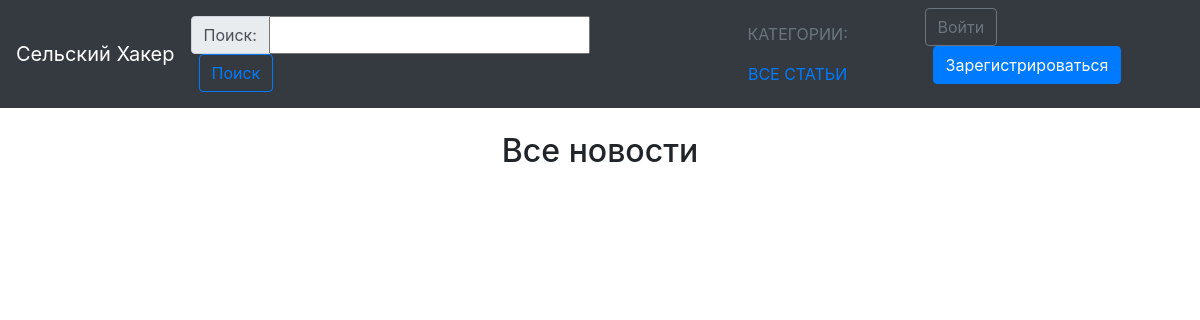
/articles/, run on an earlier commit of the app's database.
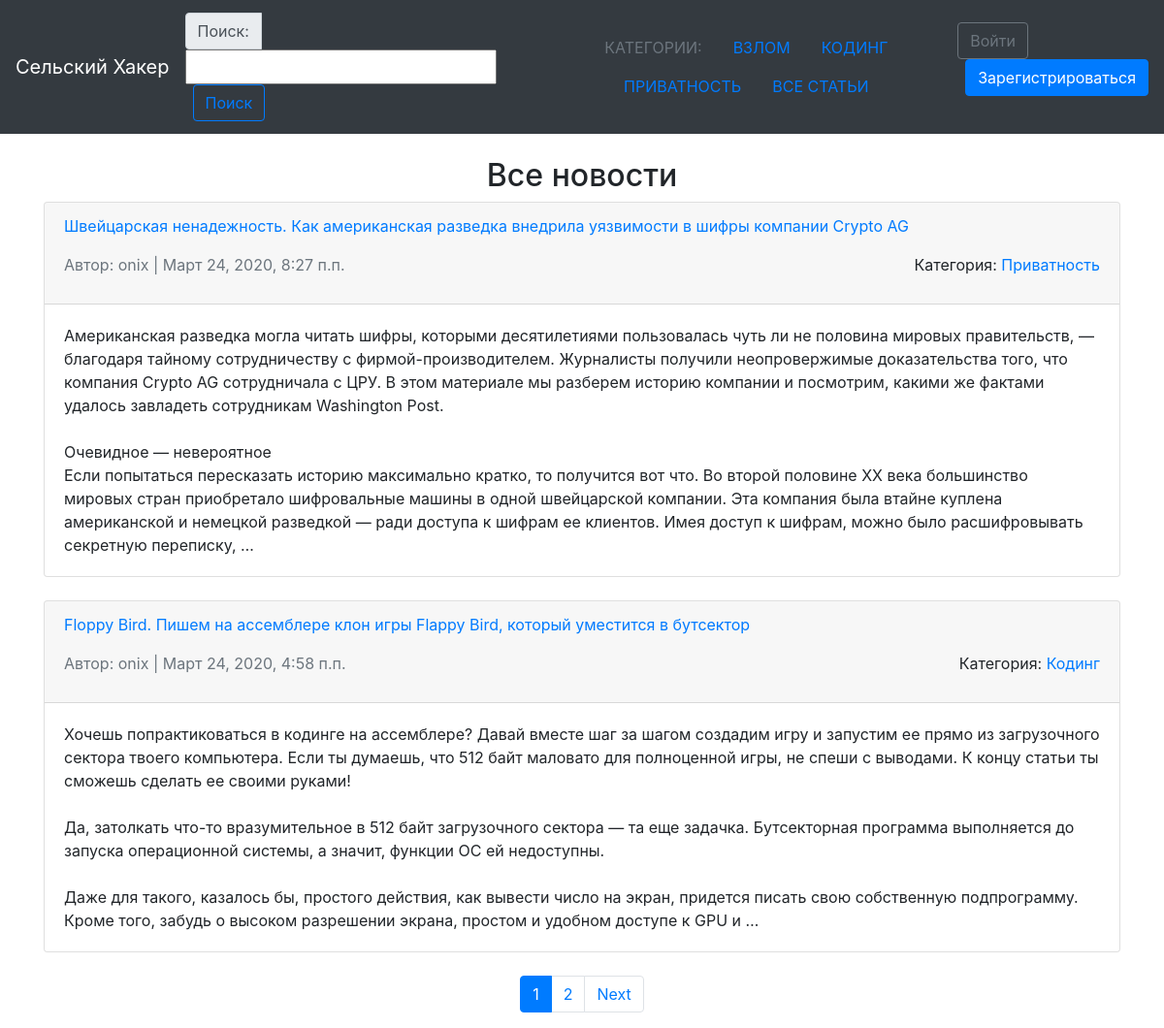
And on a later commit of the database.
### articles/models.py (models this page shows, shortened)
class Category(models.Model):
	name = models.CharField(max_length=30, db_index=True, verbose_name='Название')
	class Meta:
		verbose_name = 'Категория'
		verbose_name_plural = 'Категории'

class Article(models.Model):
	title = models.CharField(max_length=250, verbose_name='Заголовок')
	body = models.TextField(verbose_name='Текст статьи')
	date = models.DateTimeField(auto_now_add=True)
	category = models.ForeignKey('Category', null=True, on_delete=models.PROTECT, verbose_name='Категория')
	author = models.ForeignKey(get_user_model(), on_delete=models.CASCADE, verbose_name='Автор')
	class Meta:
		ordering = ['-date']
		verbose_name = 'Статья'
		verbose_name_plural = 'Статьи'
	def get_body_short(self):
		return self.body if len(self.body)<100 else self.body[:100]+'...'
	get_body_short.short_description="Текст статьи"

### users/models.py (models this page shows)
class CustomUser(AbstractUser):
	age = models.PositiveIntegerField(null=True, blank=True)

### articles/views.py (the view)
# urls.py: path('', ArticleListView.as_view(), name='article_list'),
class ArticleListView(ListView):
	model = Article
	template_name = 'article_list.html'
	context_object_name = 'articles'
	paginate_by = 2

### articles/context_processors.py (called while the page is built)
def categories_and_search(request):
    return {'categories': Category.objects.only('name'),
            'search_form': SearchForm}

### articles/templatetags/filtersandtags.py (called while the page is built)
@register.inclusion_tag('tags/categories_list.html')
def categories_list(categories):
	return {'categories': categories}

### templates/article_list.html (shortened to what this page needs)
{% extends 'base.html' %}
{% block content %}
	<center><h2>Все новости</h2></center>
	{% for article in articles %}
	<div class="card">
		<div class="card-header">
			<p><span class="font-weight"><a href="{% url 'article_detail' article.pk %}">{{ article.title|truncatewords:20 }}</a></span></p>
			<p><span class="text-muted">Автор: {{ article.author }} | {{ article.date }}</span>
			<span class="float-right">Категория: <a href="{% url 'category_detail' article.category.pk %}">{{ article.category.name }}</a>
		</div>
		<div class="card-body">
			{{ article.body|linebreaksbr|truncatewords:100 }}
		</div>
	</div>
	<br>
	{% endfor %}
	{% if is_paginated %}
	<div class="d-flex justify-content-center">
		<nav aria-label="...">
			<ul class="pagination">
				{% for n in page_obj.paginator.page_range %}
					{% if page_obj.number == n %}
						<li class="page-item active" aria-current="page">
							<a class="page-link" href="?page={{ n }}">{{ n }}<span class="sr-only">(current)</span></a>
						</li>
					{% elif n > page_obj.number|add:-3 and n < page_obj.number|add:3 %}
						<li class="page-item">
							<a class="page-link" href="?page={{ n }}">{{ n }}</a>
						</li>
					{% endif %}
				{% endfor %}
				{% if page_obj.has_next %}
					<li class="page-item">
						<a class="page-link" href="?page={{ page_obj.next_page_number }}">Next</a>
					</li>
				{% endif %}
			</ul>
		</nav>
	</div>
	{% endif %}
{% endblock content %}

### templates/base.html (shortened to what this page needs)
{% load bootstrap4 %}
{% bootstrap_css %}
{% load filtersandtags %}
{% load cache %}
<!DOCTYPE html>
<html>
<head>
</head>
<body>
	<nav class="navbar navbar-expand-md navbar-dark bg-dark mb-4">
		<a class="navbar-brand" href="{% url 'home' %}">Сельский Хакер</a>
		<form class="form-inline navbar-brand mb-0" action="{% url 'search' %}" method="get">
			<div class="input-group">
				<div class="input-group-prepend">
					<label class="input-group-text">Поиск:</label>
				</div>
				{{ search_form.keyword }}
				<button class="btn btn-outline-primary ml-2" type="submit">Поиск</button>
			</div>
		</form>
		{% cache 3600 category_list %}
		{% categories_list categories %}
		{% endcache %}
		<div class="collapse navbar-collapse" id="navbarCollapse">
			{% if user.is_authenticated %}
			<ul class="navbar-nav ml-auto">
				<li class="nav-item">
					<a class="nav-link dropdown-toggle" href="#" id="userMenu" data-toggle="dropdown" aria-haspopup="true" aria-expanded="false">{{ user.username }}</a>
					<div class="dropdown-menu dropdown-menu-right" aria-labelledby="userMenu">
						<a class="dropdown-item" href="{% url 'password_change'%}">Изменить пароль</a>
						<div class="dropdown-divider"></div>
						<a class="dropdown-item" href="{% url 'logout' %}">Выйти</a>
					</div>
				</li>
			</ul>
			{% else %}
			<form class="form-inline ml-auto">
				<a href="{% url 'login' %}" class="btn btn-outline-secondary">Войти</a>
				<a href="{% url 'signup' %}" class="btn btn-primary ml-2">Зарегистрироваться</a>
			</form>
			{% endif %}
		</div>
	</nav>
	<div class="container">
		{% block content %}
		{% endblock content %}
	</div>
</body>
</html>

### templates/tags/categories_list.html
<ul class="nav justify-content-center">
	<li class="nav-item">
		<a class="nav-link disabled text-uppercase" href="#" tabindex="-1" aria-disabled="true">Категории:</a>
	</li>
	{% for category in categories %}
	<li class="nav-item text-uppercase">
		<a class="nav-link active" href="{% url 'category_detail' category.pk %}">{{ category.name }}</a>
	</li>
	{% endfor %}
	<li class="nav-item text-uppercase">
		<a class="nav-link active" href="{% url 'article_list' %}">Все Статьи</a>
	</li>
</ul>

What changed in the data, as far as the page shows it:
added Category: name "ВЗЛОМ"
added Category: name "КОДИНГ"
added Category: name "ПРИВАТНОСТЬ"
added Article: title "Швейцарская ненадежность. Как американская разведка внедрила уязвимости в шифры компании Crypto AG", author "onix", date "Март 24, 2020, 8:27 п.п.", category.name "Приватность", body "Американская разведка могла читать шифры, которыми десятилетиями пользовалась чуть ли не половина мировых правительств, — благодаря тайному сотрудничеству с фирмой-производителем. Журналисты получили неопровержимые доказательства того, что компания Crypto AG сотрудничала с ЦРУ. В этом материале мы разберем историю компании и посмотрим, какими же фактами удалось завладеть сотрудникам Washington Post. Очевидное — невероятное Если попытаться пересказать историю максимально кратко, то получится вот что. Во второй половине ХХ века большинство мировых стран приобретало шифровальные машины в одной швейцарской компании. Эта компания была втайне куплена американской и немецкой разведкой — ради…"
added Article: title "Floppy Bird. Пишем на ассемблере клон игры Flappy Bird, который уместится в бутсектор", author "onix", date "Март 24, 2020, 4:58 п.п.", category.name "Кодинг", body "Хочешь попрактиковаться в кодинге на ассемблере? Давай вместе шаг за шагом создадим игру и запустим ее прямо из загрузочного сектора твоего компьютера. Если ты думаешь, что 512 байт маловато для полноценной игры, не спеши с выводами. К концу статьи ты сможешь сделать ее своими руками! Да, затолкать что-то вразумительное в 512 байт загрузочного сектора — та еще задачка. Бутсекторная программа выполняется до запуска операционной системы, а значит, функции ОС ей недоступны. Даже для такого, казалось бы, простого действия, как вывести число на экран, придется писать свою собственную подпрограмму. Кроме того, забудь о высоком разрешении экрана, простом и удобном доступе к GPU и …"
Also different on the page:
new list line: "1"
new list line: "2"
text now shown: "Next"
